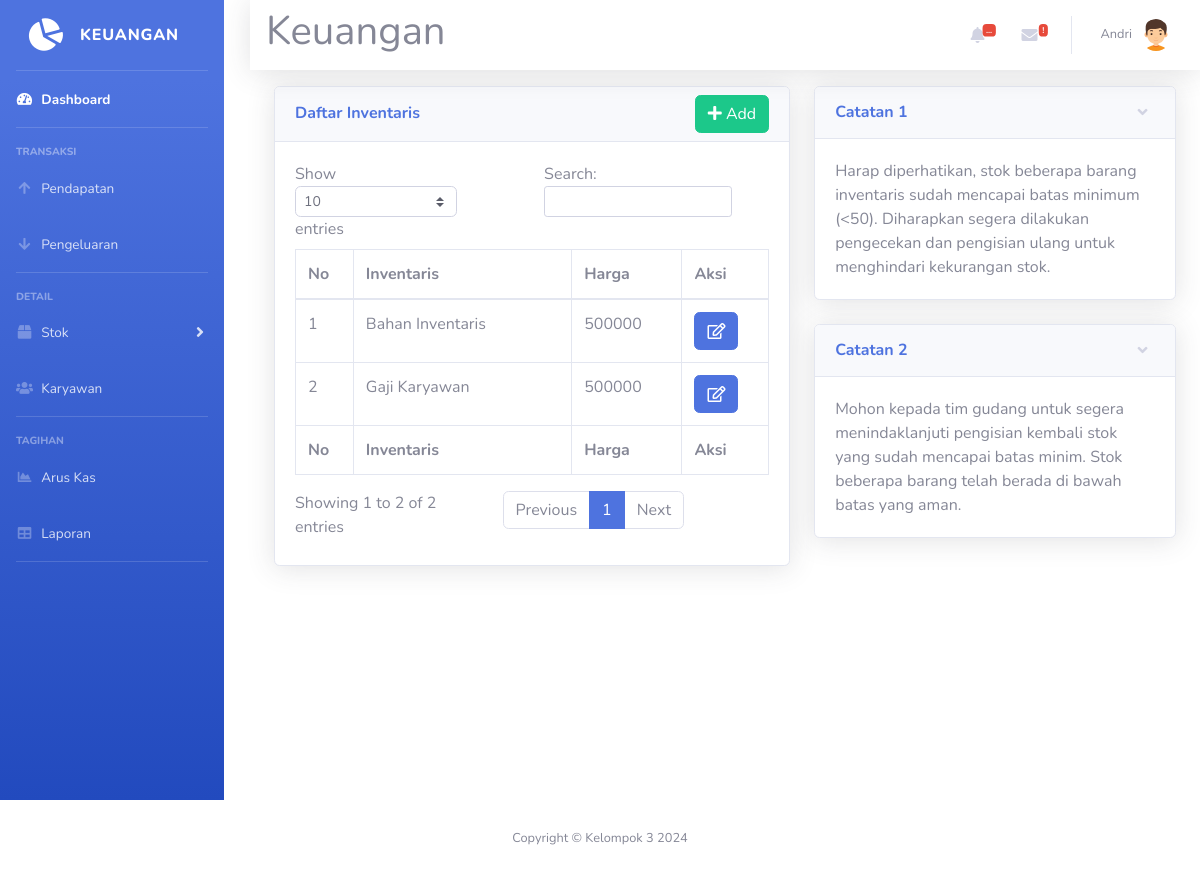
Page /inven.php (signed in) on the committed database.
### tables this page shows
CREATE TABLE `inven` (
  `id_inven` int NOT NULL,
  `nama` varchar(20) DEFAULT NULL,
  `harga` int DEFAULT NULL
);

CREATE TABLE `catatan` (
  `id_catatan` int NOT NULL,
  `catatan` text NOT NULL,
  `id_admin` int NOT NULL
);

### inven.php (the view, shortened to what this page needs)
<!DOCTYPE html>
<html lang="en">
<head>
    <link href="vendor/fontawesome-free/css/all.min.css" rel="stylesheet" type="text/css">
    <link href="css/sb-admin-2.min.css" rel="stylesheet">
    <link href="css/cssku.css" rel="stylesheet">
</head>
<body id="page-top">
    <?php require 'koneksi.php'; ?>
    <?php require 'sidebar.php'; ?>
    <div id="content">
        <?php require 'navbar.php'; ?>
        <div class="container-fluid">
            <div class="row">
                <div class="col-xl-7 col-lg-7">
                    <div class="card shadow mb-4">
                        <div class="card-header py-2 d-flex justify-content-between align-items-center">
                            <h6 class="m-0 font-weight-bold text-primary">Daftar Inventaris</h6>
                            <button class="btn btn-success" data-toggle="modal" data-target="#addSumberinven">
                                <i class="fas fa-plus"></i>
                                Add
                            </button>
                        </div>
                        <div class="card-body">
                            <div class="table-responsive">
                                <table class="table table-bordered" id="dataTable" width="100%" cellspacing="0">
                                    <thead>
                                        <tr>
                                            <th>No</th>
                                            <th>Inventaris</th>
                                            <th>Harga</th>
                                            <th>Aksi</th>
                                        </tr>
                                    </thead>
                                    <tfoot>
                                        <tr>
                                            <th>No</th>
                                            <th>Inventaris</th>
                                            <th>Harga</th>
                                            <th>Aksi</th>
                                        </tr>
                                    </tfoot>
                                    <tbody>
                                        <?php
                                        $query = mysqli_query($koneksi, "SELECT * FROM inven WHERE id_inven != 6");
                                        $no = 1;
                                        while ($data = mysqli_fetch_assoc($query)) {
                                        ?>
                                            <tr>
                                                <td><?= $no++ ?></td>
                                                <td><?= $data['nama'] ?></td>
                                                <td><?= $data['harga'] ?></td>
                                                <td>
                                                    <a href="#" type="button" class=" fa fa-edit btn btn-primary btn-md" data-toggle="modal" data-target="#myModal<?php echo $data['id_inven']; ?>"></a>
                                                </td>
                                            </tr>
                            </div>
                        <?php
                                        }
                        ?>
                        </div>
                    </div>
                </div>
            </div>
            <div class="col-lg-5">
                <div class="card shadow mb-4">
                    <a href="#collapseCardExample" class="d-block card-header py-3" data-toggle="collapse" role="button" aria-expanded="true" aria-controls="collapseCardExample">
                        <h6 class="m-0 font-weight-bold text-primary">Catatan 1</h6>
                    </a>
                    <div class="collapse show" id="collapseCardExample">
                        <div class="card-body">
                            <?php
                            $catatan1 = mysqli_query($koneksi, "SELECT catatan FROM catatan where id_catatan= 5");
                            $catatan1 = mysqli_fetch_array($catatan1);
                            echo $catatan1['catatan'];
                            ?>
                        </div>
                    </div>
                </div>
                <div class="card shadow mb-4">
                    <a href="#collapseCardExample1" class="d-block card-header py-3" data-toggle="collapse" role="button" aria-expanded="true" aria-controls="collapseCardExample1">
                        <h6 class="m-0 font-weight-bold text-primary">Catatan 2</h6>
                    </a>
                    <div class="collapse show" id="collapseCardExample1">
                        <div class="card-body">
                            <?php
                            $catatan2 = mysqli_query($koneksi, "SELECT * FROM catatan where id_catatan= 6");
                            $catatan2 = mysqli_fetch_array($catatan2);
                            echo $catatan2['catatan'];
                            ?>
                        </div>
                    </div>
                </div>
            </div>
        </div>
    <?php require 'footer.php' ?>
</body>
</html>

### sidebar.php (style rules this page uses)
body { overflow-x: hidden; }
#content { margin-left: 250px; flex-grow: 1; }
.container-fluid { padding-top: 30px; height: calc(100vh - 56px); }
#content { margin-top: 56px; }

### rows in the picture
inven: nama "Bahan Inventaris", harga "500000"
inven: nama "Gaji Karyawan", harga "500000"
catatan: catatan "Harap diperhatikan, stok beberapa barang inventaris sudah mencapai batas minimum (<50). Diharapkan segera dilakukan pengecekan dan pengisian ulang untuk menghindari kekurangan stok."
catatan: catatan "Mohon kepada tim gudang untuk segera menindaklanjuti pengisian kembali stok yang sudah mencapai batas minim. Stok beberapa barang telah berada di bawah batas yang aman."

### other values in the picture
$_SESSION['nama'] "Andri"
